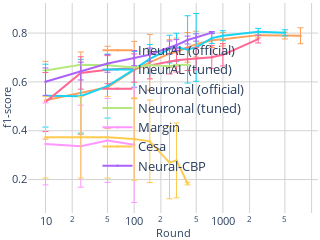

Notebook cell for this chart:
### Code cell
import plotly.graph_objects as go
from plotly.subplots import make_subplots
import numpy as np

import plotly.graph_objects as go
import plotly.express as px

dataset = 'MagicTelescope'

approaches = {
    #'EEneuralcbpside_v5': {'color': [255, 255, 0], 'labeMNISTbinaryl': 'EEneuralcbpside_v5'},  # Red
    'IneurAL (official)': {'color': [255, 161, 90], 'label':'IneurAL6'},                    # Yellow
    'IneurAL (tuned)': {'color': [25, 211, 243], 'label':'IneurAL3'},                    # Cyan
    'Neuronal (official)': {'color': [255, 102, 146], 'label':'neuronal6'},                  # Magenta
    'Neuronal (tuned)': {'color': [182, 232, 128], 'label':'neuronal3'},                   # Orange
    'Margin': {'color': [255, 151, 255], 'label':'margin'},
    'Cesa': {'color': [254, 203, 82], 'label':'cesa'},
    'Neural-CBP': {'color': [171, 99, 250], 'label': 'EEneuralcbpside_v6'},  # Red
}

thresholds = ['f1_10', 'f1_25', 'f1_50', 'f1_100', 'f1_150',
              'f1_250', 'f1_300', 'f1_400', 'f1_500', 'f1_750', 
              'f1_1000', 'f1_2500', 'f1_5000', 'f1_7500',]

# Create a subplot with 1 row and 2 columns
fig = make_subplots(rows=1, cols=1, ) #

# Add your traces for the first figure to the first subplot
for approach in approaches.keys():
    # ... [your existing code for calculating mean_values, std_values, and color] ...
    mean_values = [] 
    std_values = []
    r,g,b = approaches[approach]['color']
    
    for threshold in thresholds:
        mean_value = df_mean[(df_mean['Dataset'] == dataset) & (df_mean['Approach'] == approach)][threshold].values[0]
        mean_values.append(mean_value)

        std_value = df_std[(df_std['Dataset'] == dataset) & (df_std['Approach'] == approach)][threshold].values[0]
        std_values.append(std_value)

    fig.add_trace(go.Scatter(
        x=[10, 25, 50, 100, 150, 250, 300, 400, 500, 750, 1000, 2500, 5000, 7500, 9000], 
        y=mean_values,
        error_y=dict(type='data', array=std_values, visible=True, thickness=1, width=3),
        line=dict(dash='solid', width=2, color='rgba({},{},{},1)'.format(r,g,b)),
        marker=dict(size=2.5),
        name=approach), 
        row=1, col=1)

# Add your traces for the second figure to the second subplot
# for approach in approaches.keys():
#     # ... [your existing code for calculating explo_value, upper, and color] ...
#     r,g,b = approaches[approach]['color']
#     explo_value = explo_final['MLP'][dataset][approach]
#     upper = explo_value + explo2_final['MLP'][dataset][approach]
#     xcoords = np.arange(0,horizon,1).tolist()

#     fig.add_trace(go.Scatter(
#         x=xcoords+xcoords[::-1], 
#         y=upper.tolist()+explo_value.tolist()[::-1],  
#         fill='toself',
#         fillcolor='rgba({},{},{},0.2)'.format(r,g,b),
#         showlegend=False,
#         line=dict(color='rgba({},{},{},1)'.format(r,g,b), width=0),
#         hoverinfo="skip"),
#         row=1, col=2)
    
#     fig.add_trace(go.Scatter(
#         x=xcoords, 
#         y=explo_value,
#         showlegend=False,
#         line=dict(dash='solid', width=2, color='rgba({},{},{},1)'.format(r,g,b)),
#         name=approach), 
#         row=1, col=2)

# Update layout and axes for the combined figure
siz = 12.5
fig.update_layout(
    width=220,  # Adjusted for two subplots
    height=180,
    plot_bgcolor='white',
    paper_bgcolor='white',
    margin=dict(l=0, r=0, t=3, b=0),
    showlegend=True,
    # xaxis=dict(showgrid=False, showticklabels=False, zeroline=False, visible=False),  # Set visible to False
    # yaxis=dict(showgrid=False, showticklabels=False, zeroline=False, visible=False),  # Set visible to False

    legend=dict(
        orientation="v",
        yanchor="middle",
        y=0.5,  # Adjust this value to position the legend
        xanchor="center",
        x=0.5,
        bgcolor='rgba(0,0,0,0)',
        font=dict(size=siz),  # Increase legend font size
        # title=dict(
        #     text='<b>Legend</b>',  # Set the text for your legend title
        #     font=dict(size=siz)  # Optionally set the font size for the legend title
        # )
    )
)

# Update xaxis and yaxis properties for each subplot
fig.update_xaxes(title_text="Round", row=1, col=1, gridcolor='lightgrey', tickmode='array', type="log", title_standoff=5, title_font=dict(size=siz-2), tickfont=dict(size=siz-2))
fig.update_yaxes(title_text="f1-score", row=1, col=1, gridcolor='lightgrey', title_standoff=5, title_font=dict(size=siz-2), tickfont=dict(size=siz-2))

# fig.update_xaxes(title_text="Round", row=1, col=2, gridcolor='lightgrey', tickmode='array', title_standoff=5, title_font=dict(size=siz-2), tickfont=dict(size=siz-2))
# fig.update_yaxes(title_text="# of labelled observations", row=1, col=2, gridcolor='lightgrey',type="log", title_standoff=0, title_font=dict(size=siz-2), tickfont=dict(size=siz-2))

fig.show()

# Save the combined figure as a PDF
fig.write_image("./figures/binary_legend.png".format(case, model, dataset), scale=10)

### Figure 1 — Plotly figure (JSON) as saved in the notebook; plotly's stock layout.template omitted (floating-point values rounded to 4 significant figures)
{"data": [{"error_y": {"array": [0.1591, 0.1689, 0.1681, 0.1173, 0.1141, 0.05706, 0.05772, 0.06075, 0.05279, 0.02951, 0.02756, 0.01121, 0.01385, 0.03264], "thickness": 1, "type": "data", "visible": true, "width": 3}, "line": {"color": "rgba(255,161,90,1)", "dash": "solid", "width": 2}, "marker": {"size": 2.5}, "name": "IneurAL (official)", "type": "scatter", "x": [10, 25, 50, 100, 150, 250, 300, 400, 500, 750, 1000, 2500, 5000, 7500, 9000], "xaxis": "x", "y": [0.5249, 0.5539, 0.5778, 0.6487, 0.6803, 0.7157, 0.7218, 0.7416, 0.7546, 0.7706, 0.7746, 0.7916, 0.7897, 0.7891], "yaxis": "y"}, {"error_y": {"array": [0.1286, 0.151, 0.1311, 0.07407, 0.05863, 0.05671, 0.05739, 0.1378, 0.1389, 0.02179, 0.02049, 0.01401, 0.01247, null], "thickness": 1, "type": "data", "visible": true, "width": 3}, "line": {"color": "rgba(25,211,243,1)", "dash": "solid", "width": 2}, "marker": {"size": 2.5}, "name": "IneurAL (tuned)", "type": "scatter", "x": [10, 25, 50, 100, 150, 250, 300, 400, 500, 750, 1000, 2500, 5000, 7500, 9000], "xaxis": "x", "y": [0.5438, 0.5414, 0.583, 0.651, 0.6946, 0.7345, 0.7418, 0.7331, 0.7413, 0.7794, 0.7892, 0.8052, 0.8011, null], "yaxis": "y"}, {"error_y": {"array": [0.1209, 0.06633, 0.05747, 0.05796, 0.05522, 0.05139, 0.04759, 0.04611, 0.04603, 0.04696, 0.04589, 0.01574, null, null], "thickness": 1, "type": "data", "visible": true, "width": 3}, "line": {"color": "rgba(255,102,146,1)", "dash": "solid", "width": 2}, "marker": {"size": 2.5}, "name": "Neuronal (official)", "type": "scatter", "x": [10, 25, 50, 100, 150, 250, 300, 400, 500, 750, 1000, 2500, 5000, 7500, 9000], "xaxis": "x", "y": [0.5174, 0.6366, 0.6502, 0.6566, 0.6677, 0.6838, 0.6883, 0.6932, 0.6956, 0.7014, 0.711, 0.7753, null, null], "yaxis": "y"}, {"error_y": {"array": [null, null, null, null, null, null, null, null, null, null, null, null, null, null], "thickness": 1, "type": "data", "visible": true, "width": 3}, "line": {"color": "rgba(182,232,128,1)", "dash": "solid", "width": 2}, "marker": {"size": 2.5}, "name": "Neuronal (tuned)", "type": "scatter", "x": [10, 25, 50, 100, 150, 250, 300, 400, 500, 750, 1000, 2500, 5000, 7500, 9000], "xaxis": "x", "y": [0.6469, 0.6703, 0.6686, 0.6592, 0.6686, 0.6643, 0.6695, 0.6698, null, null, null, null, null, null], "yaxis": "y"}, {"error_y": {"array": [0.1678, 0.168, 0.172, 0.2364, null, null, null, null, null, null, null, null, null, null], "thickness": 1, "type": "data", "visible": true, "width": 3}, "line": {"color": "rgba(255,151,255,1)", "dash": "solid", "width": 2}, "marker": {"size": 2.5}, "name": "Margin", "type": "scatter", "x": [10, 25, 50, 100, 150, 250, 300, 400, 500, 750, 1000, 2500, 5000, 7500, 9000], "xaxis": "x", "y": [0.3462, 0.3367, 0.3601, 0.3425, null, null, null, null, null, null, null, null, null, null], "yaxis": "y"}, {"error_y": {"array": [0.1667, 0.1667, 0.1667, 0.1689, 0.169, 0.1483, 0.1532, 0.005667, null, null, null, null, null, null], "thickness": 1, "type": "data", "visible": true, "width": 3}, "line": {"color": "rgba(254,203,82,1)", "dash": "solid", "width": 2}, "marker": {"size": 2.5}, "name": "Cesa", "type": "scatter", "x": [10, 25, 50, 100, 150, 250, 300, 400, 500, 750, 1000, 2500, 5000, 7500, 9000], "xaxis": "x", "y": [0.3729, 0.3729, 0.3729, 0.3662, 0.3567, 0.2695, 0.2785, 0.1837, null, null, null, null, null, null], "yaxis": "y"}, {"error_y": {"array": [0.05618, 0.03654, 0.0361, 0.03115, 0.02691, 0.02655, 0.02224, 0.01616, 0.01507, 0.00436, null, null, null, null], "thickness": 1, "type": "data", "visible": true, "width": 3}, "line": {"color": "rgba(171,99,250,1)", "dash": "solid", "width": 2}, "marker": {"size": 2.5}, "name": "Neural-CBP", "type": "scatter", "x": [10, 25, 50, 100, 150, 250, 300, 400, 500, 750, 1000, 2500, 5000, 7500, 9000], "xaxis": "x", "y": [0.6009, 0.6445, 0.6756, 0.6975, 0.7117, 0.741, 0.7509, 0.7716, 0.7818, 0.802, null, null, null, null], "yaxis": "y"}], "layout": {"height": 180, "legend": {"bgcolor": "rgba(0,0,0,0)", "font": {"size": 12.5}, "orientation": "v", "x": 0.5, "xanchor": "center", "y": 0.5, "yanchor": "middle"}, "margin": {"b": 0, "l": 0, "r": 0, "t": 3}, "paper_bgcolor": "white", "plot_bgcolor": "white", "showlegend": true, "width": 220, "xaxis": {"anchor": "y", "domain": [0, 1], "gridcolor": "lightgrey", "tickfont": {"size": 10.5}, "tickmode": "array", "title": {"font": {"size": 10.5}, "standoff": 5, "text": "Round"}, "type": "log"}, "yaxis": {"anchor": "x", "domain": [0, 1], "gridcolor": "lightgrey", "tickfont": {"size": 10.5}, "title": {"font": {"size": 10.5}, "standoff": 5, "text": "f1-score"}}}}
